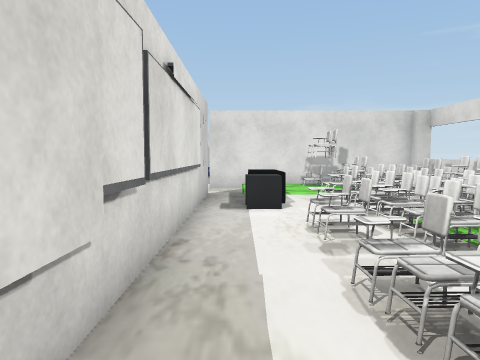
View 1 (above)

24 first-person views from a walk through a 3-D level made in the Unity game engine. The camera is 1.4 m above the floor, tilts 4° down and sees 70° across. Doors are open. The floor is counted in squares, 1 m on a side. Each view is taken from the middle of a square. On the plan, view 1 faces up. The plan holds only what a view shows up to about 15 squares ahead; the rest is blank. The place goes on beyond the plan. The player character is not drawn. Some animated figures are left out. Some surface patterns are stand-ins.

View 2
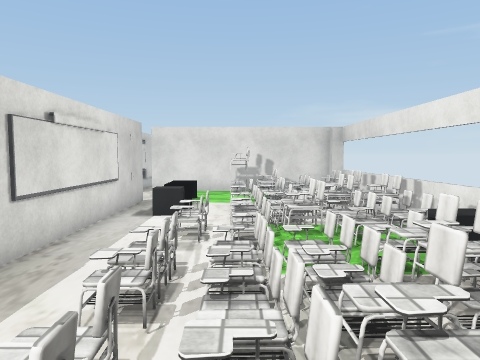

View 3
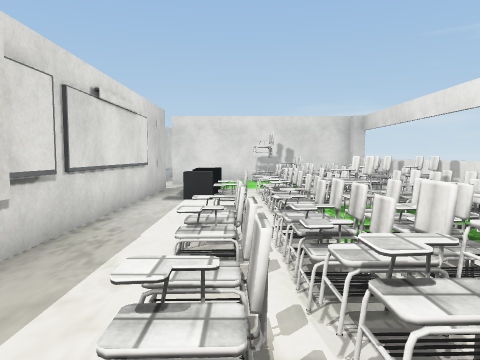

View 4
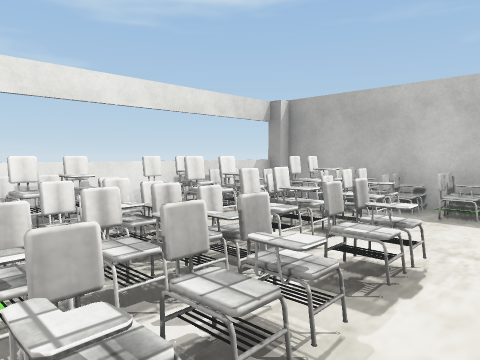

View 5
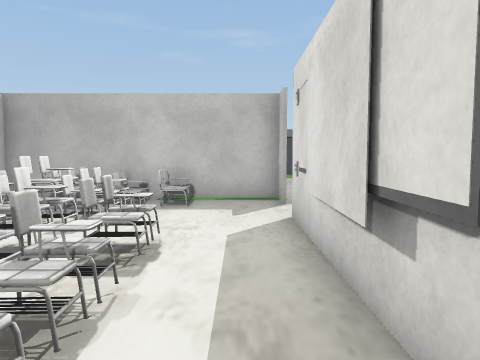

View 6
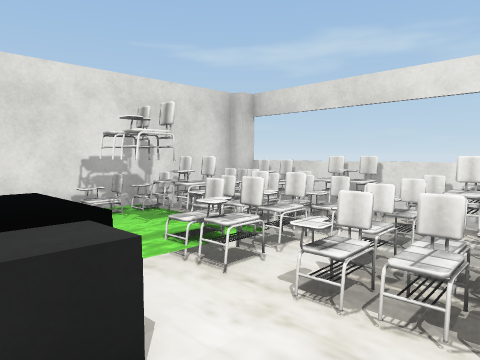

View 7
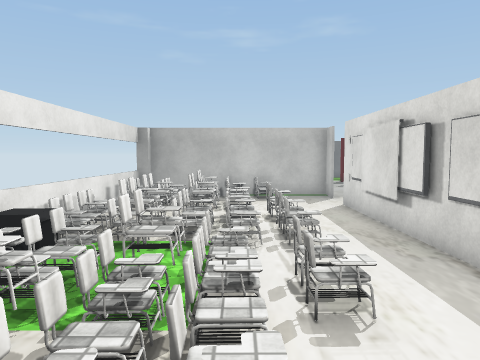

View 8
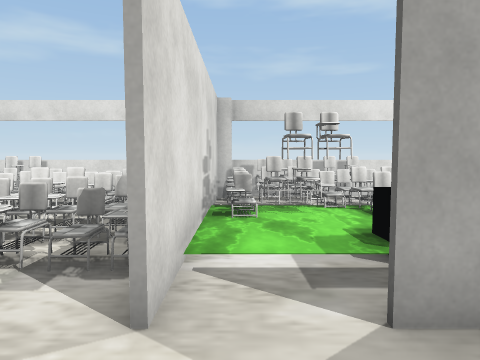

View 9
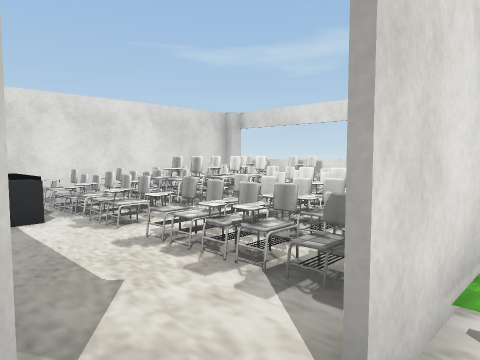

View 10
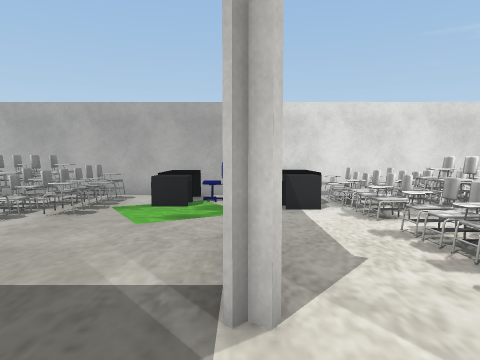

View 11
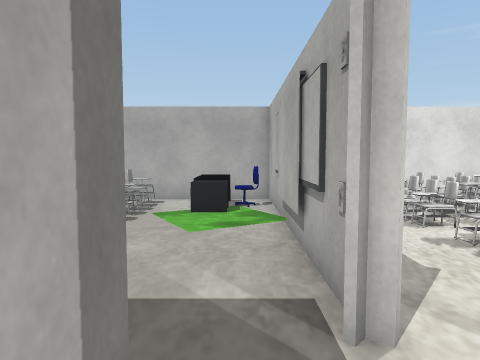

View 12
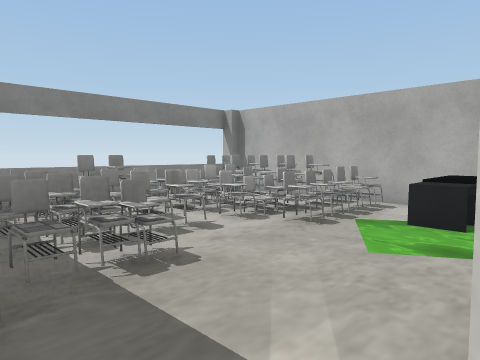

View 13
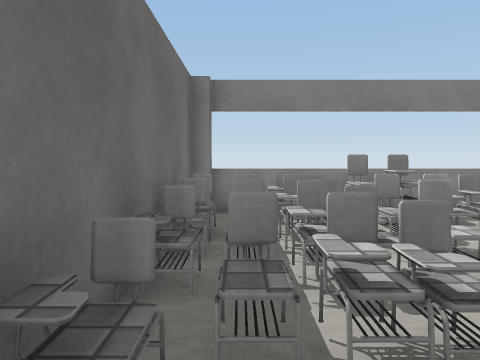

View 14
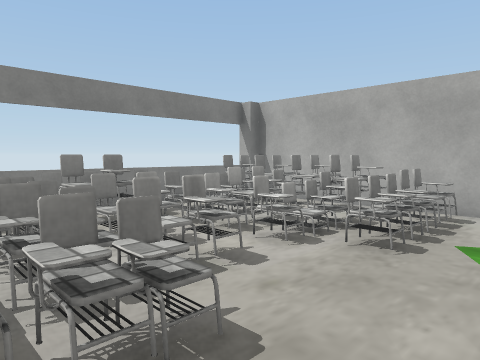

View 15
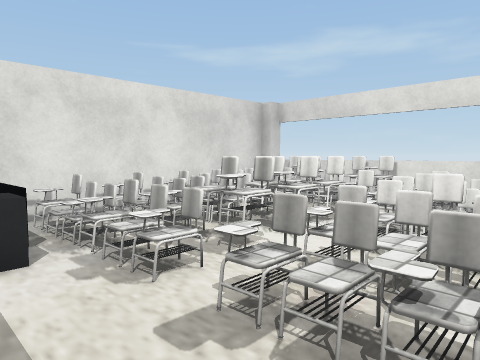

View 16
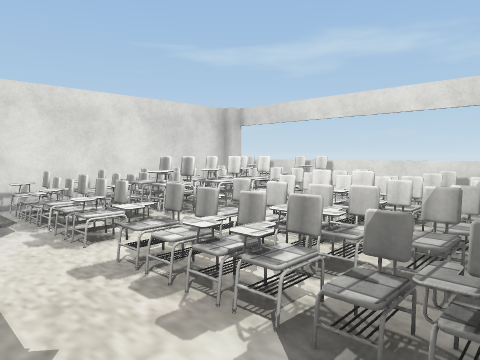

View 17
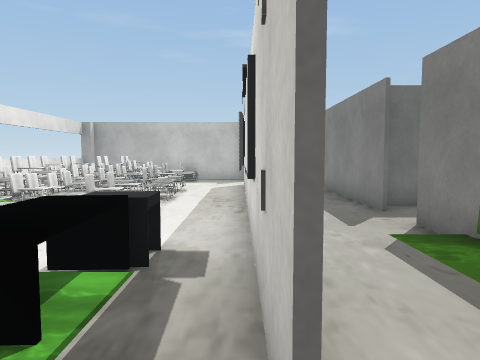

View 18
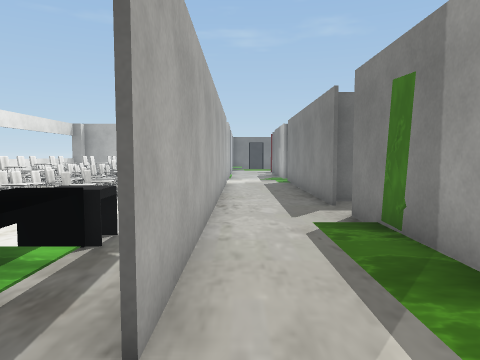

View 19
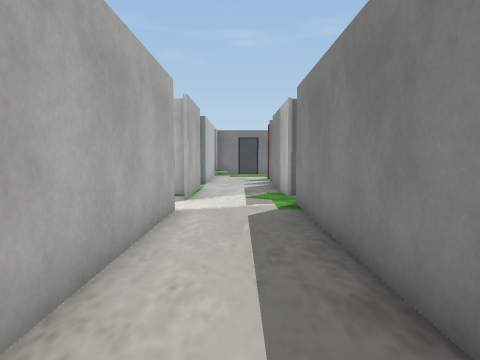

View 20
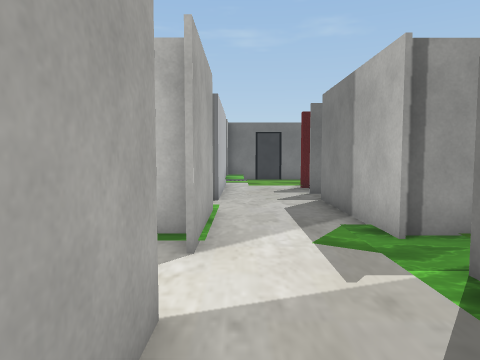

View 21
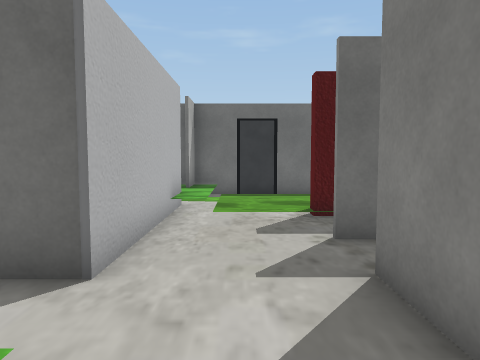

View 22
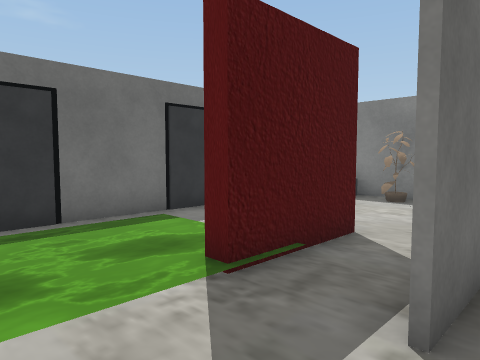

View 23
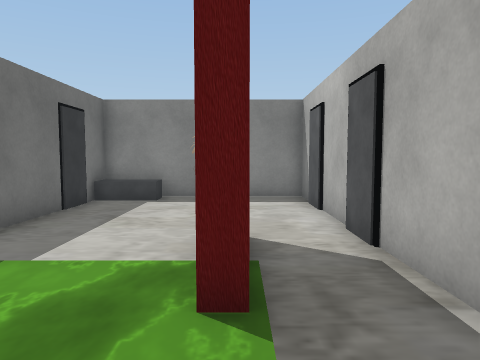

View 24
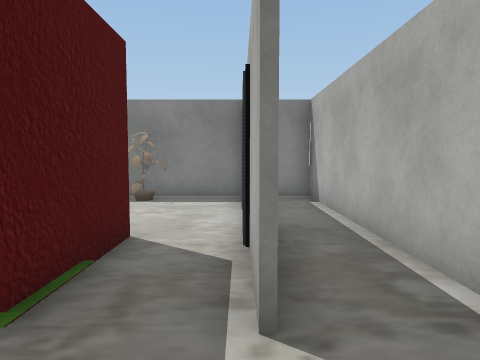

### Floor plan
Key: @ floor where view 1 was taken; # wall or solid block; x gap in a wall; . main floor; : floor 0.25 m higher than the main floor; + floor 0.5 m higher than the main floor; / step, stairs or slope; D open door; C chair; B grey block; O other object.
Columns run from 14 left of view 1 to 8 right of it. Each row starts with its distance up from view 1.
 25 ############ O###COO# #
 24 #CCCCCCC.OC# OCCCCOOO #
 23 #CCCCC/O.OC# OCCCCOOOC#
 22 #..CCCCC/OO#OOC.OOC.CC#
 21 #OOCCCCC/..#..CCCCCCCC#
 20 #OOCCC...//#....CCCCCO#
 19 #CCCCCC....#..CCCCCCCO#
 18 #CCCCCCC...#..C.CCCCCO#
 17 #..CCCCC...#..C.CCCCCC#
 16 #..CCCCC...#..C.C+CCO
 15 ###CCC###DD..D##C######
 14          #..../:: C.OO#
 13           :..DD::CCCCC#
 12           :..#OO:CCCCO#
 11          #:..#OO:/CCCC#
 10          #:..#OO.CCCCC#
  9          #:..#OO.CCCCC#
  8          #...#...OOCCC#
  7          ....#..CCCCCC#
  6          ....#..C.CC+C#
  5         .#...#...CCC+C#
  4         ##...#.CCCCCCC#
  3          #...#...CCCCC#
  2          #...#.CCCCCCC#
  1          #...#...CCCCC#
  0          #...#@CCCCCC.#
 -1          #...#..CCCOOO#
 -2          #...#.../COOC#
 -3          #.......CCCOO#
 -4          ........CCCOO#
 -5         .....#..CCCC.##
 -6         ##...#########
 -7          #...#
 -8          #...#
 -9         ##....
-10 #########D....
-11 #........D...##
-12 #........D...#
-13 ##########...#
-14 #............#
-15 #O.....###//.#
-16 #OO...../.../#
-17 #......./.../x
-18 #B....../...//
-19 #B........../#
-20 ##############

Positions as (right, up) in squares from view 1, and headings:
1: (0, 0), facing up
2: (3, -2), facing up
3: (2, -2), facing up
4: (0, 4), facing down-right
5: (0, 5), facing down
6: (0, 7), facing up-right
7: (3, 11), facing down
8: (-4, 14), facing right
9: (-3, 14), facing up-right
10: (-3, 13), facing up
11: (-4, 13), facing up
12: (-3, 15), facing up-left
13: (-5, 16), facing left
14: (-5, 16), facing up-left
15: (-2, 17), facing up-right
16: (-2, 15), facing up-right
17: (-1, 14), facing down
18: (-2, 15), facing down
19: (-3, 6), facing down
20: (-2, 0), facing down
21: (-3, -7), facing down
22: (-2, -12), facing down-left
23: (-2, -15), facing left
24: (-2, -13), facing left
